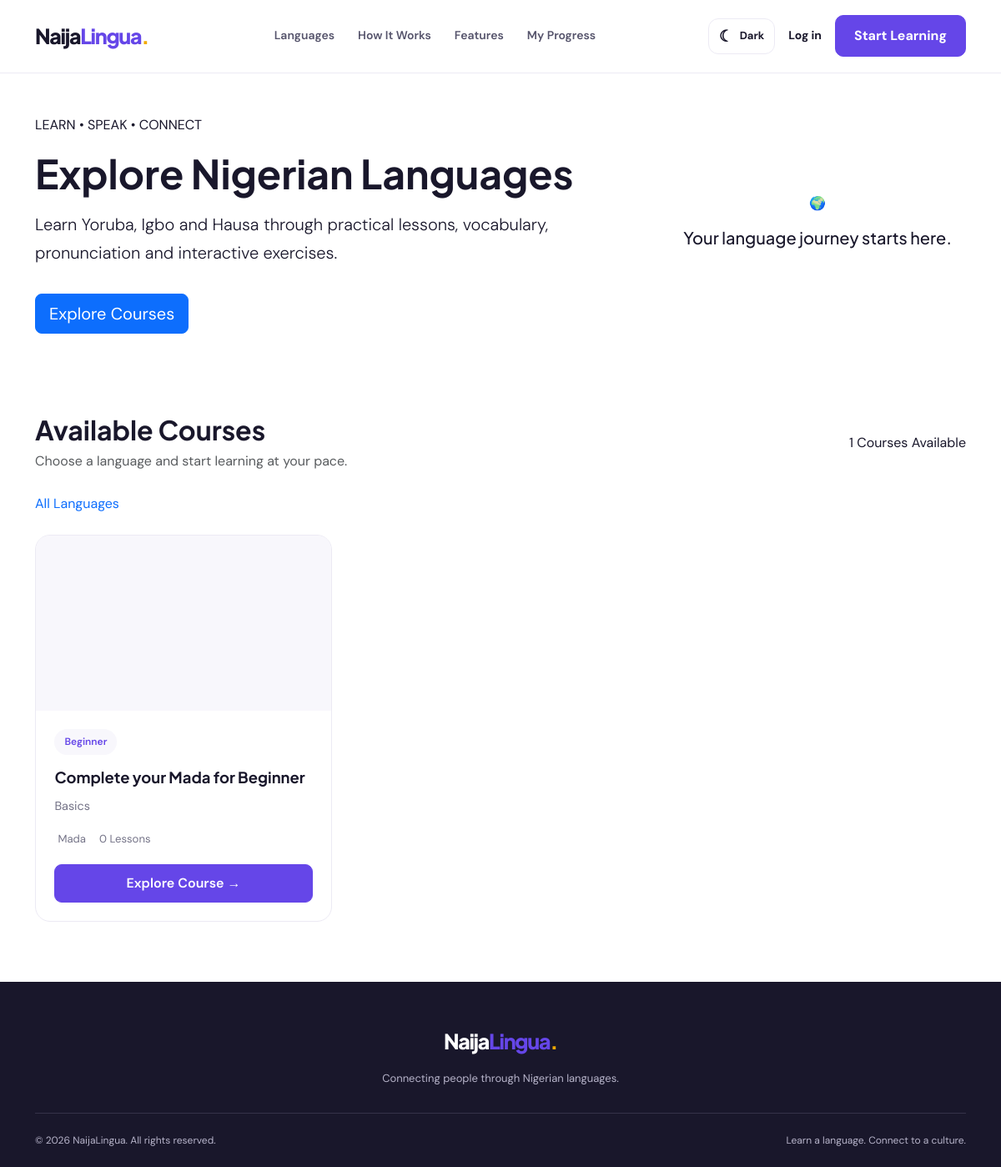
Before: /courses/ with the older database file.
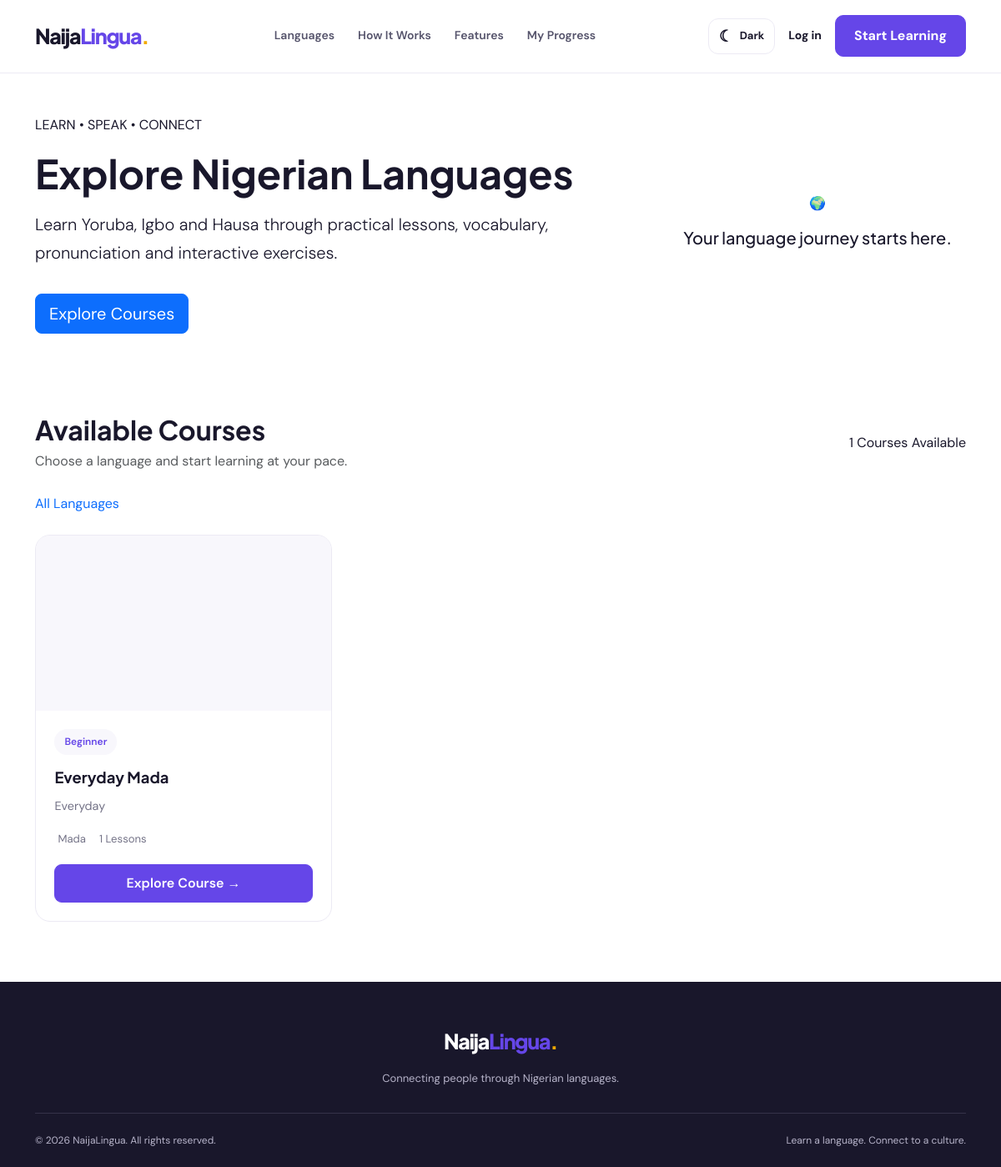
After: the same page with the newer database file.
### courses/models.py (models this page shows, shortened)
class Course(models.Model):
    class Level(models.TextChoices):
        BEGINNER = "BEGINNER", "Beginner"
        INTERMEDIATE = "INTERMEDIATE", "Intermediate"
        ADVANCED = "ADVANCED", "Advanced"
    instructor = models.ForeignKey(
    "accounts.User",
    on_delete=models.SET_NULL,
    null=True,
    blank=True,
    related_name="courses"
    )
    language = models.ForeignKey(
    "languages.Language",
    on_delete=models.CASCADE,
    related_name="courses"
    )
    title = models.CharField(max_length=200)
    slug = models.SlugField(
        max_length=220,
        unique=True,
        blank=True
    )
    description = models.TextField()
    level = models.CharField(
        max_length=20,
        choices=Level.choices,
        default=Level.BEGINNER
    )
    thumbnail = models.ImageField(
        upload_to="courses/",
        blank=True,
        null=True
    )
    is_premium = models.BooleanField(default=False)
    is_published = models.BooleanField(default=False)
    created_at = models.DateTimeField(auto_now_add=True)
    updated_at = models.DateTimeField(auto_now=True)
    class Meta:
        ordering = ["language", "level", "title"]
    @property
    def lesson_count(self):
        return self.lessons.filter(is_published=False).count()

### languages/models.py (models this page shows, shortened)
class Language(models.Model):
    name = models.CharField(max_length=100, unique=True)
    native_name = models.CharField(max_length=100)
    slug = models.SlugField(max_length=120, unique=True, blank=True)
    description = models.TextField()
    image = models.ImageField(
        upload_to="languages/",
        blank=True,
        null=True,
    )
    is_active = models.BooleanField(default=True)
    display_order = models.PositiveIntegerField(default=0)
    created_at = models.DateTimeField(auto_now_add=True)
    class Meta:
        ordering = ["display_order", "name"]
        verbose_name = "Language"
        verbose_name_plural = "Languages"

### courses/views.py (the view)
# urls.py: path("", views.course_list, name="list"),
def course_list(request):
    courses = Course.objects.filter(
    ).select_related("language")
    lesson_count = Course.objects.count()
    languages = Course.objects.filter(
    ).values(
        "language__name",
        "language__slug"
    ).distinct()
    language_slug = request.GET.get("language")
    if language_slug:
        courses = courses.filter(
            language__slug=language_slug
        )
    context = {
        "courses": courses,
        "lesson_count":lesson_count,
        "languages": languages,
    }
    return render(
        request,
        "courses/course_list.html",
        context
    )

### templates/courses/course_list.html (shortened to what this page needs)
{% extends "base.html" %}
{% block content %}
<section class="course-hero py-5">
    <div class="container">
        <div class="row align-items-center">
            <div class="col-lg-8">
                <span class="course-eyebrow">LEARN • SPEAK • CONNECT</span>
                <h1 class="display-5 fw-bold mt-3">
                    Explore Nigerian Languages
                </h1>
                <p class="lead mt-3">
                    Learn Yoruba, Igbo and Hausa through practical lessons,
                    vocabulary, pronunciation and interactive exercises.
                </p>
                <a href="#courseCatalog" class="btn btn-primary btn-lg mt-3">
                    Explore Courses
                </a>
            </div>
            <div class="col-lg-4 text-center mt-4 mt-lg-0">
                <div class="course-hero-icon">🌍</div>
                <h5 class="mt-3">Your language journey starts here.</h5>
            </div>
        </div>
    </div>
</section>
<section class="py-5" id="courseCatalog">
    <div class="container">
        <div class="d-flex flex-wrap justify-content-between align-items-center mb-4 gap-3">
            <div>
                <h2 class="fw-bold mb-1">Available Courses</h2>
                <p class="text-muted mb-0">
                    Choose a language and start learning at your pace.
                </p>
            </div>
            <span class="course-count">
                {{ courses|length }} Courses Available
            </span>
        </div>
        <div class="course-filters mb-4">
            <a href="{% url 'courses:list' %}"
               class="filter-btn active">
                All Languages
            </a>
        </div>
        <div class="row g-4">
            {% for course in courses %}
            <div class="col-md-6 col-lg-4 mb-4">
            <div class="course-card">
        <div class="position-relative">
            {% if course.thumbnail %}
                <img src="{{ course.thumbnail.url }}"
                     class="course-thumbnail"
                     alt="{{ course.title }}">
            {% else %}
                <div class="course-thumbnail-placeholder">
                </div>
            {% endif %}
        </div>
        <div class="card-body">
            <span class="course-level mb-3">
                {{ course.get_level_display }}
            </span>
            <h5 class="course-title">{{ course.title }}</h5>
            <p class="course-description">
                {{ course.description|truncatewords:18 }}
            </p>
            <div class="course-meta">
                <span>
                    {{ course.language.name }}
                </span>
                <span>
                    {{ course.lesson_count }} Lessons
                </span>
            </div>
            <div class="mt-auto">
                <a href="{% url 'courses:detail' course.slug %}"
                   class="btn btn-brand w-100">
                    Explore Course →
                </a>
            </div>
        </div>
    </div>
</div>
            {% endfor %}
        </div>
    </div>
</section>
{% endblock %}

Changed rows visible on the page:
changed Course "Beginner": title "Complete your Mada for Beginner" → "Everyday Mada"; description "Basics" → "Everyday"; lesson_count "0" → "1"
